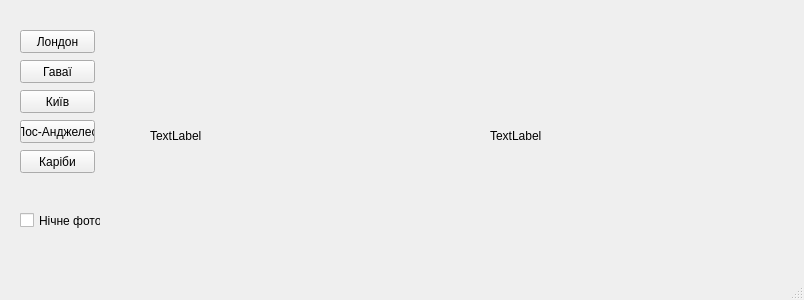
<?xml version="1.0" encoding="UTF-8"?>
<ui version="4.0">
 <class>MainWindow</class>
 <widget class="QMainWindow" name="MainWindow">
  <property name="geometry">
   <rect>
    <x>0</x>
    <y>0</y>
    <width>804</width>
    <height>300</height>
   </rect>
  </property>
  <property name="windowTitle">
   <string>MainWindow</string>
  </property>
  <widget class="QWidget" name="centralwidget">
   <widget class="QPushButton" name="pushButton">
    <property name="geometry">
     <rect>
      <x>20</x>
      <y>60</y>
      <width>75</width>
      <height>23</height>
     </rect>
    </property>
    <property name="text">
     <string>Гаваї</string>
    </property>
   </widget>
   <widget class="QPushButton" name="pushButton_2">
    <property name="geometry">
     <rect>
      <x>20</x>
      <y>90</y>
      <width>75</width>
      <height>23</height>
     </rect>
    </property>
    <property name="text">
     <string>Київ</string>
    </property>
   </widget>
   <widget class="QPushButton" name="pushButton_3">
    <property name="geometry">
     <rect>
      <x>20</x>
      <y>120</y>
      <width>75</width>
      <height>23</height>
     </rect>
    </property>
    <property name="text">
     <string>Лос-Анджелес</string>
    </property>
   </widget>
   <widget class="QCheckBox" name="nichne_photo">
    <property name="geometry">
     <rect>
      <x>20</x>
      <y>210</y>
      <width>81</width>
      <height>21</height>
     </rect>
    </property>
    <property name="text">
     <string>Нічне фото</string>
    </property>
   </widget>
   <widget class="QLabel" name="label">
    <property name="geometry">
     <rect>
      <x>150</x>
      <y>30</y>
      <width>241</width>
      <height>211</height>
     </rect>
    </property>
    <property name="text">
     <string>TextLabel</string>
    </property>
   </widget>
   <widget class="QLabel" name="label_2">
    <property name="geometry">
     <rect>
      <x>490</x>
      <y>30</y>
      <width>241</width>
      <height>211</height>
     </rect>
    </property>
    <property name="text">
     <string>TextLabel</string>
    </property>
   </widget>
   <widget class="QPushButton" name="pushButton_4">
    <property name="geometry">
     <rect>
      <x>20</x>
      <y>30</y>
      <width>75</width>
      <height>23</height>
     </rect>
    </property>
    <property name="text">
     <string>Лондон</string>
    </property>
   </widget>
   <widget class="QPushButton" name="pushButton_5">
    <property name="geometry">
     <rect>
      <x>20</x>
      <y>150</y>
      <width>75</width>
      <height>23</height>
     </rect>
    </property>
    <property name="text">
     <string>Каріби</string>
    </property>
   </widget>
  </widget>
  <widget class="QMenuBar" name="menubar">
   <property name="geometry">
    <rect>
     <x>0</x>
     <y>0</y>
     <width>804</width>
     <height>21</height>
    </rect>
   </property>
  </widget>
  <widget class="QStatusBar" name="statusbar"/>
 </widget>
 <resources/>
 <connections/>
</ui>
